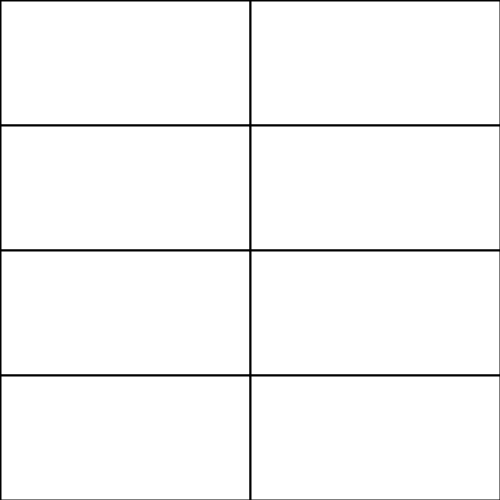
Frame 1 (no input)
Frame 60 (the mouse pressed at the canvas centre just before this capture): identical to frame 1, image omitted
Frame 120 (the mouse held since frame 60 and released just before this capture): identical to frame 1, image omitted

The Processing sketch that drew this single still picture (run headless with seeded random() and noise(); from frame 60 on, the mouse is pressed at the canvas centre):

// Processing sketch: assignment
// ── assignment.pde
/*
 * Graphics Assignment 4
 * by Brayden S.
 * 
 * Creating a time table
 * 
 */
 
void setup() {
  size(500, 500); //size of canvas
  background(75,75,75); //background color (rgb)
}

void draw() {
  //"for" statements to copy and paste rectangles
  for (int x=0; x<2; x++) {
    for(int y=0; y<4; y++) {
      stroke(0,0,0);
      strokeWeight(2);
      rect(250*x,125*y,250,125);
    }
  }
}
